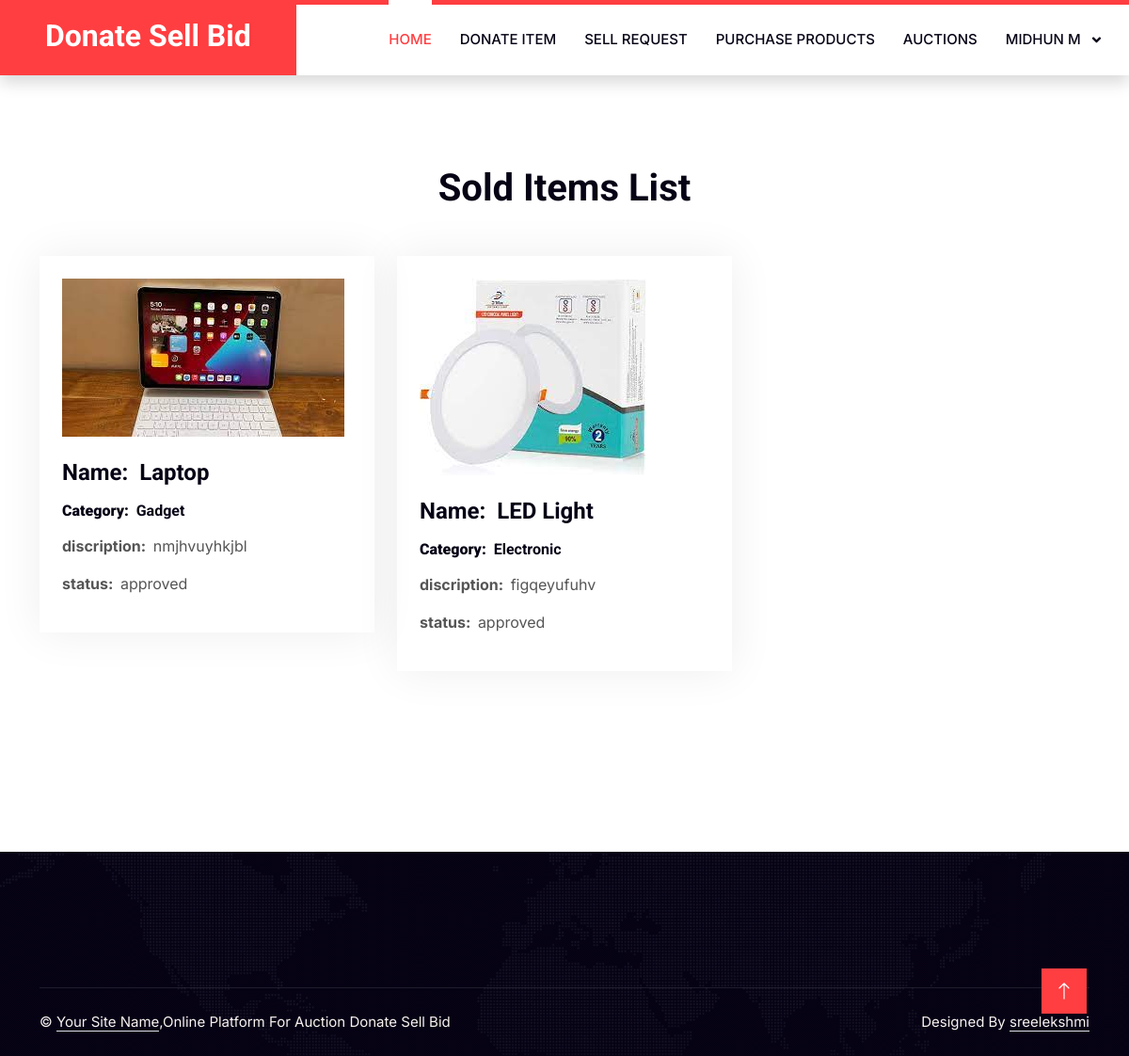
The app's page /usell_history.php (signed in) with its own data.
### tables this page shows
CREATE TABLE IF NOT EXISTS `u_register` (
  `id` int(11) NOT NULL AUTO_INCREMENT,
  `name` varchar(223) NOT NULL,
  `email` varchar(223) NOT NULL,
  `phone` varchar(223) NOT NULL,
  `password` varchar(223) NOT NULL,
  `address` varchar(223) NOT NULL,
  PRIMARY KEY (`id`)
);

CREATE TABLE IF NOT EXISTS `products` (
  `id` int(11) NOT NULL AUTO_INCREMENT,
  `u_id` varchar(11) NOT NULL,
  `name` varchar(225) NOT NULL,
  `category` varchar(225) NOT NULL,
  `disc` varchar(225) NOT NULL,
  `price` varchar(225) NOT NULL,
  `image` varchar(225) NOT NULL,
  `type` varchar(225) NOT NULL,
  `status` varchar(225) NOT NULL,
  PRIMARY KEY (`id`)
);

### usell_history.php (the view, shortened to what this page needs)
<?php
include("header.php");
?>
    <div class="container-xxl py-5">
        <div class="container py-5">
            <div class="text-center wow fadeInUp" data-wow-delay="0.1s">
                <h1 class="mb-5">Sold Items List</h1>
            </div>
            <div class="row g-4" >
					<?php
		include("conn.php");
		$sel="select * from products where u_id='$_SESSION[uid]' and type='Purchased'";
		$res=mysqli_query($con,$sel);
		while($row=mysqli_fetch_array($res))
		{
		?>
                <div class="col-md-6 col-lg-4 wow fadeInUp" data-wow-delay="0.3s">
                    <div class="service-item p-4">
                        <div class="overflow-hidden mb-4">
						<img class="img-fluid" src="./uploads/<?php echo $row['image'];?>" alt="">
                        </div>
                        <h4 class="mb-3">Name:&nbsp;&nbsp;<?php echo $row['name'];?></h4>
                        <h6 class="mb-3"><b>Category:&nbsp;&nbsp;</b><?php echo $row['category'];?></h6>
                        <p><b>discription:&nbsp;&nbsp;</b><?php echo $row['disc'];?></p>
                        <p><b>status:&nbsp;&nbsp;</b><?php echo $row['status'];?></p>
                    </div>
                </div>
				<?php
		}
		?>
               </div>
				</div>
				</div>
<?php
include("footer.php");
?>

### header.php (shortened to what this page needs)
<!DOCTYPE html>
<html lang="en">
<?php
 include("conn.php");
?>
<head>
    <link href="https://cdnjs.cloudflare.com/ajax/libs/font-awesome/5.10.0/css/all.min.css" rel="stylesheet">
    <link href="https://cdn.jsdelivr.net/npm/bootstrap-icons@1.4.1/font/bootstrap-icons.css" rel="stylesheet">
    <link href="lib/animate/animate.min.css" rel="stylesheet">
    <link href="lib/owlcarousel/assets/owl.carousel.min.css" rel="stylesheet">
    <link href="css/bootstrap.min.css" rel="stylesheet">
    <link href="css/style.css" rel="stylesheet">
</head>
<body>
    <nav class="navbar navbar-expand-lg bg-white navbar-light shadow border-top border-5 border-primary sticky-top p-0">
        <a href="index.html" class="navbar-brand bg-primary d-flex align-items-center px-4 px-lg-5">
            <h2 class="mb-2 text-white"><span class="uppercase-text">Donate Sell Bid</span></h2>
        </a>
		<?php
						   if($_SESSION['type']=='admin')
						   {
						   ?>
        <div class="collapse navbar-collapse" id="navbarCollapse">
            <div class="navbar-nav ms-auto p-4 p-lg-0">
                <a href="index.php" class="nav-item nav-link active">Home</a>
                <a href="receivedonation.php" class="nav-item nav-link">Receive Donation</a>
				                <a href="viewusell_product.php" class="nav-item nav-link">view Request</a>
                                <a href="all_product.php" class="nav-item nav-link">All Products</a>
                <a href="a_sellproduct2.php" class="nav-item nav-link">sell products</a>
                <a href="auctiondisplay.php" class="nav-item nav-link">view auction</a>
				<div class="nav-item dropdown">
            <a class="nav-link dropdown-toggle" href="#" id="navbarDropdown" role="button" data-bs-toggle="dropdown" aria-expanded="false">
                Reports
            </a>
            <ul class="dropdown-menu" aria-labelledby="navbarDropdown">
                <li><a class="dropdown-item" href="sales_report.php">Sales</a></li>
                <li><a class="dropdown-item" href="auction_report.php">Auction</a></li>
            </ul>
        </div>
        <a href="viewusers.php" class="nav-item nav-link">view users</a>
                <a href="logout.php" class="nav-item nav-link">logout</a>
            </div>
        </div>
		 <?php
						   }
						   elseif($_SESSION['type']=='user')
						   {
						   ?>
      <div class="collapse navbar-collapse" id="navbarCollapse">
    <div class="navbar-nav ms-auto p-4 p-lg-0">
        <a href="index.php" class="nav-item nav-link active">Home</a>
        <a href="donateitem.php" class="nav-item nav-link">Donate Item</a>
        <a href="u_sellproduct.php" class="nav-item nav-link">Sell Request</a>
        <a href="viewa_product.php" class="nav-item nav-link">Purchase Products</a>
        <a href="availableauction.php" class="nav-item nav-link">Auctions</a>
        <div class="nav-item dropdown">
            <a class="nav-link dropdown-toggle" href="#" id="navbarDropdown" role="button" data-bs-toggle="dropdown" aria-expanded="false">
                <?php
                    $user = "SELECT name FROM u_register WHERE id = $_SESSION[uid]";
                    $res=mysqli_query($con,$user);
                    $row=mysqli_fetch_assoc($res);
                    echo $row['name'];
                ?>
            </a>
        </div>
    </div>
</div>
		 <?php
						   }
						   ?>
    </nav>

### css/style.css (style rules this page uses)
:root { --primary: #FF3E41; --secondary: #51CFED; --light: #F8F2F0; --dark: #060315; }
.navbar .dropdown-toggle::after { border: none; content: "\f107"; font-family: "Font Awesome 5 Free"; font-weight: 900; vertical-align: middle; margin-left: 8px; }
.navbar-light .navbar-nav .nav-link { position: relative; margin-right: 30px; padding: 25px 0; color: #FFFFFF; font-size: 15px; text-transform: uppercase; outline: none; }
.navbar-light .navbar-nav .nav-link:hover, .navbar-light .navbar-nav .nav-link.active { color: var(--primary); }
.navbar-light .navbar-brand, .navbar-light a.btn { height: 75px; }
.navbar-light .navbar-nav .nav-link { color: var(--dark); font-weight: 500; }
.navbar-light.sticky-top { top: -100px; transition: .5s; }
@media (min-width: 992px) { .navbar-light .navbar-nav .nav-link::before { position: absolute; content: ""; width: 0; height: 5px; top: -6px; left: 50%; background: #FFFFFF; transition: .5s; } }
@media (min-width: 992px) { .navbar-light .navbar-nav .nav-link:hover::before, .navbar-light .navbar-nav .nav-link.active::before { width: 100%; left: 0; } }
.service-item, .price-item, .team-item { box-shadow: 0 0 45px rgba(0, 0, 0, .07); }
.service-item img, .team-item img { transition: .5s; }

### records on screen
u_register: name "MIDHUN M"
products: image (picture), name "Laptop", category "Gadget", disc "nmjhvuyhkjbl", status "approved"
products: image (picture), name "LED Light", category "Electronic", disc "figqeyufuhv", status "approved"
